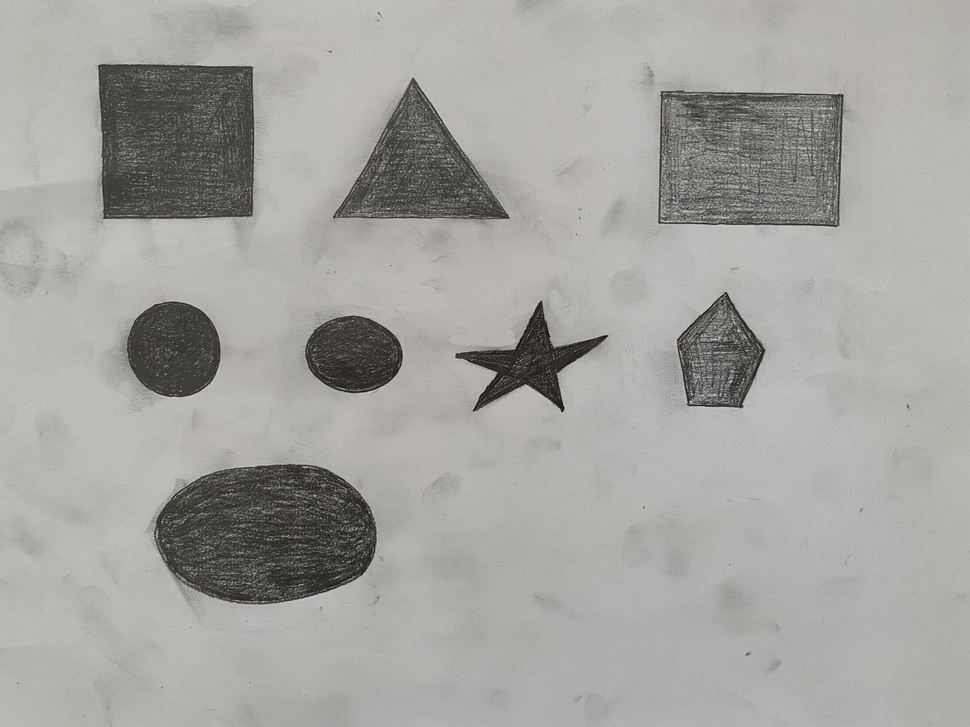
#> input picture dolu.jpg, 970 x 727 px, shrunk from 4032 x 3024 before the run
$ python test.py
#> lines starting #> are read from the running program, lines starting #| are printed output that depends on the picture; after the words box and inside, x2 and y2 are one past the last pixel; in counts of white or black regions, pixels touching at a corner belong together
from gettext import npgettext
from cv2 import destroyAllWindows
import numpy as np
import cv2


img_first = cv2.imread("dolu.jpg")
#> img_first is the input picture: shape (727, 970, 3); mean B, G, R 159.7, 163.7, 164.7
opening=cv2.cvtColor(img_first,cv2.COLOR_BGR2GRAY)
#Filtreleme işlemleri
kernel = np.ones((11, 11), np.uint8)

meanFilter = cv2.blur(opening,(15,15))
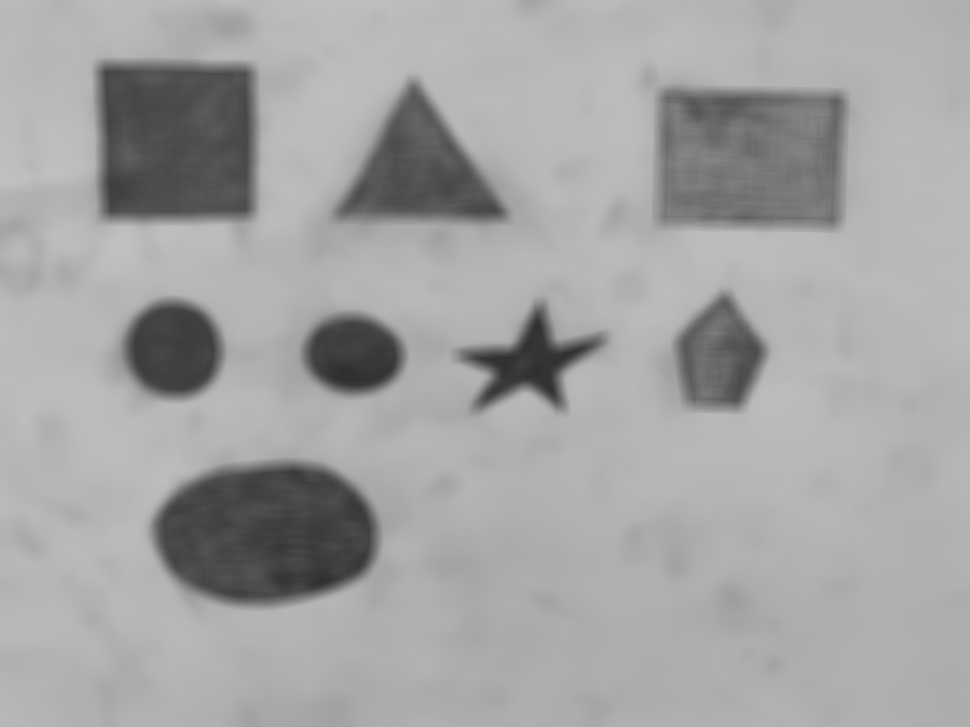
#> meanFilter: shape (727, 970); min 46, max 193, mean 163.7
ret,thresh1=cv2.threshold(meanFilter,121,255,cv2.THRESH_BINARY)
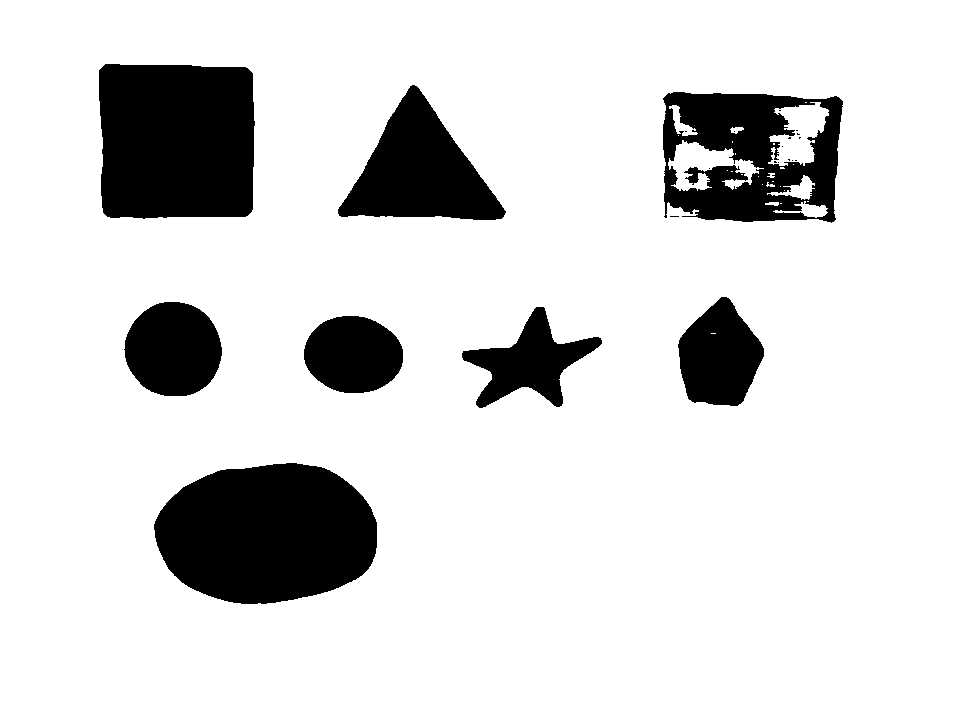
#> thresh1: shape (727, 970); 85.7% white; 23 black regions (15 under 20 px), largest, box (x1, y1, x2, y2) and area: (154, 463, 377, 604) 24862, (99, 64, 255, 219) 23034, (663, 92, 843, 223) 15523
opening = cv2.morphologyEx(thresh1, cv2.MORPH_OPEN,kernel,iterations=1)
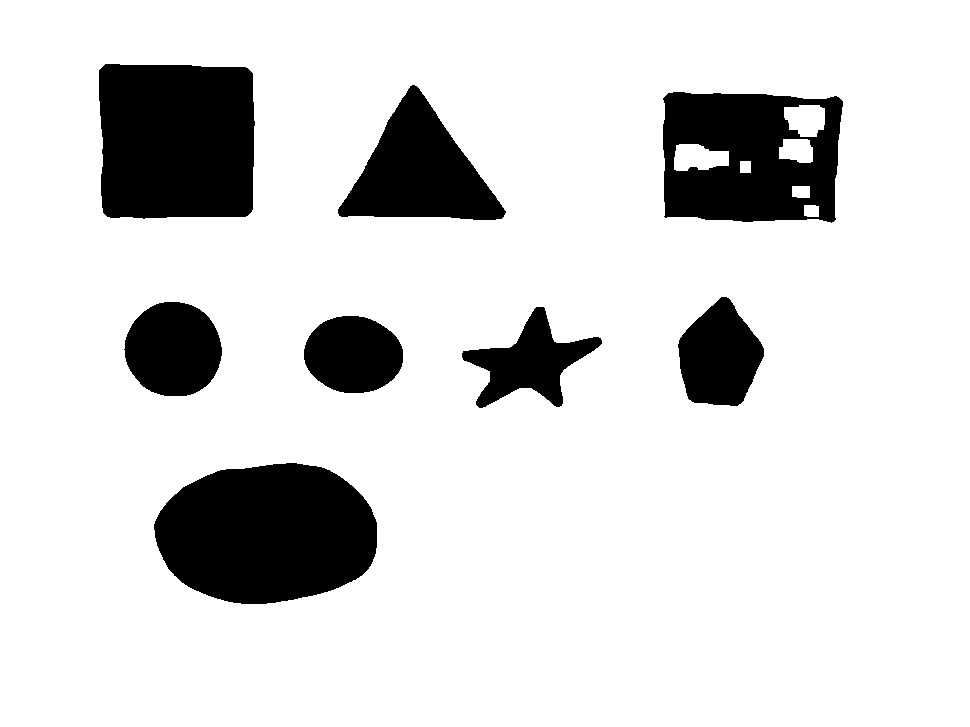
#> opening: shape (727, 970); 85.3% white; 8 black regions, largest, box (x1, y1, x2, y2) and area: (154, 463, 377, 604) 24865, (99, 64, 255, 219) 23039, (663, 92, 843, 223) 18225

#Contour filling
des = cv2.bitwise_not(opening)
#> des: shape (727, 970); 14.7% white; 8 white regions
contour,hier = cv2.findContours(des,cv2.RETR_TREE,cv2.CHAIN_APPROX_SIMPLE)
#> contour = 14 contours; largest, box (x1, y1, x2, y2) and area: (154, 463, 377, 604) 24597, (99, 64, 255, 219) 22748, (663, 92, 843, 223) 21349, (338, 85, 506, 220) 11652, (124, 302, 222, 396) 7085

for cnt in contour:
    cv2.drawContours(des,[cnt],0,255,-1)
#> this loop made 14 passes
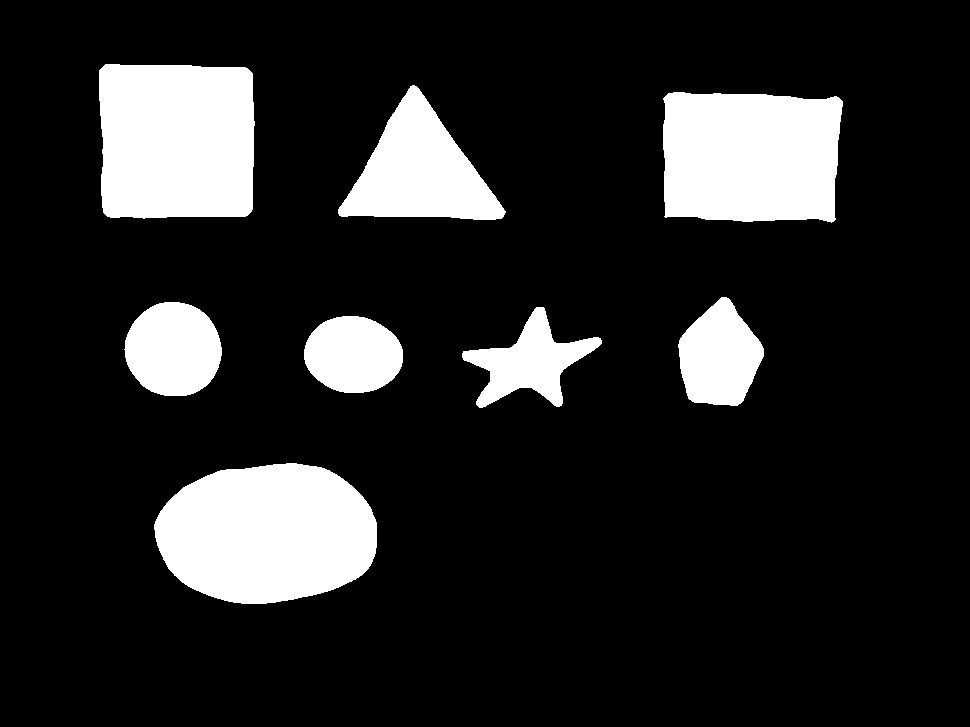
#> des: shape (727, 970); 15.2% white; 8 white regions, largest, box (x1, y1, x2, y2) and area: (154, 463, 377, 604) 24865, (99, 64, 255, 219) 23039, (663, 92, 843, 223) 21643

opening = cv2.bitwise_not(des)
#> opening: shape (727, 970); 84.8% white; 8 black regions


# Find the contours
contours, _ = cv2.findContours(opening, cv2.RETR_TREE, cv2.CHAIN_APPROX_SIMPLE)
#> contours = 9 contours; largest, box (x1, y1, x2, y2) and area: (0, 0, 970, 727) 703494, (153, 462, 378, 605) 25133, (98, 63, 256, 220) 23330, (662, 91, 844, 224) 21937, (337, 84, 507, 221) 12082
# For each contour approximate the curve and
# detect the shapes.
for cnt in contours:
    epsilon = 0.01*cv2.arcLength(cnt, True)
    approx = cv2.approxPolyDP(cnt, epsilon, True)
    cv2.drawContours(opening, [approx], 0, (0), 4)
    # Position for writing text
    x,y = approx[0][0]

    if len(approx) == 3:
        cv2.putText(opening, "Triangle", (x,y+150), cv2.FONT_HERSHEY_COMPLEX, 5, 0,3)
    elif len(approx) == 4:
      xCoo,yCoo,w,h = cv2.boundingRect(approx)
      if abs(w-h) <= 4: # 3 fark var karenin kenarları arasında
            cv2.putText(opening, "Square", (x, y-50), cv2.FONT_HERSHEY_COMPLEX, 5, 0,3)
      else:
           cv2.putText(opening, "Rectangle", (x, y-40), cv2.FONT_HERSHEY_COMPLEX, 5, 0,3)
    elif len(approx) == 5:
        cv2.putText(opening, "Pentagon", (x, y), cv2.FONT_HERSHEY_COMPLEX, 5, 0,3)
    elif   10 < len(approx) < 14:
        cv2.putText(opening, "Ellipse", (x, y-100), cv2.FONT_HERSHEY_COMPLEX, 5, 0,3) #14
    elif   len(approx) == 10:
        cv2.putText(opening, "Star", (x-80,y+160), cv2.FONT_HERSHEY_COMPLEX , 5, 0 ,3)
    else:
        cv2.putText(opening, "Circle", (x, y-50), cv2.FONT_HERSHEY_COMPLEX, 5, 0,3)
#> this loop made 9 passes
#> (epsilon, approx, x, y, xCoo, yCoo, w, h) on pass 1: (33.9, [[0, 0], [0, 726], [969, 726], [969, 0]], 0, 0, 0, 0, 970, 727)
#> (epsilon, x, y) on passes 2 to 7: (6.18, 377, 522), (2.95, 310, 333), (4.78, 601, 338), (3.21, 156, 303), (3.22, 721, 296), (6.16, 662, 98)
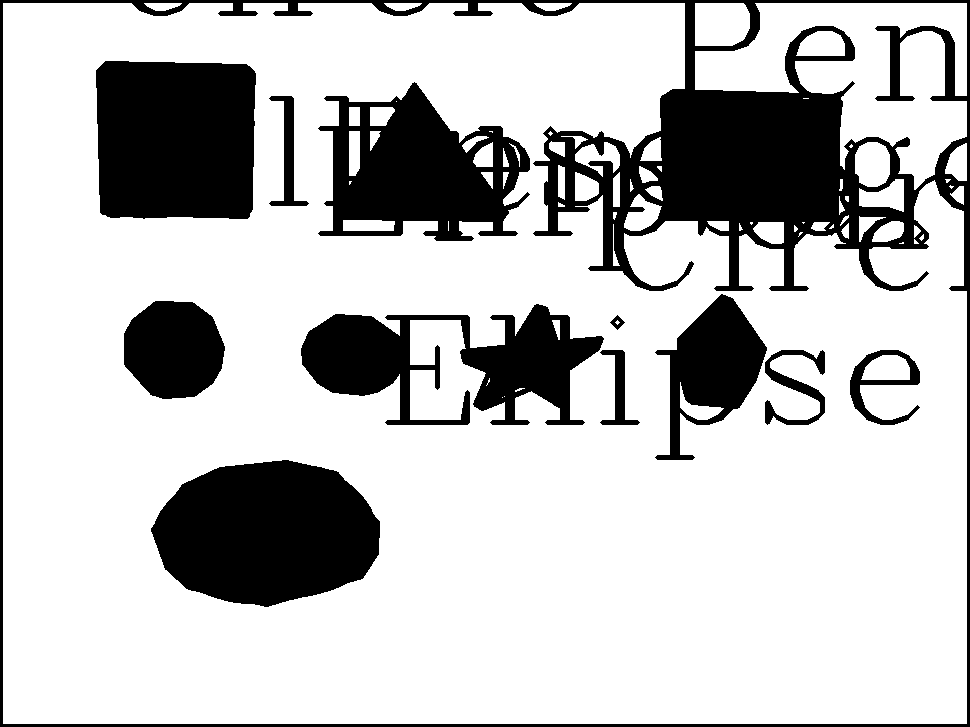
#> opening: shape (727, 970); 76.3% white; 12 black regions, largest, box (x1, y1, x2, y2) and area: (0, 0, 970, 727) 57508, (151, 460, 380, 607) 25690, (96, 61, 256, 219) 24136


cv2.imshow("orjinal görüntü",img_first)
cv2.imshow("final",opening)


cv2.waitKey(0)
destroyAllWindows()
